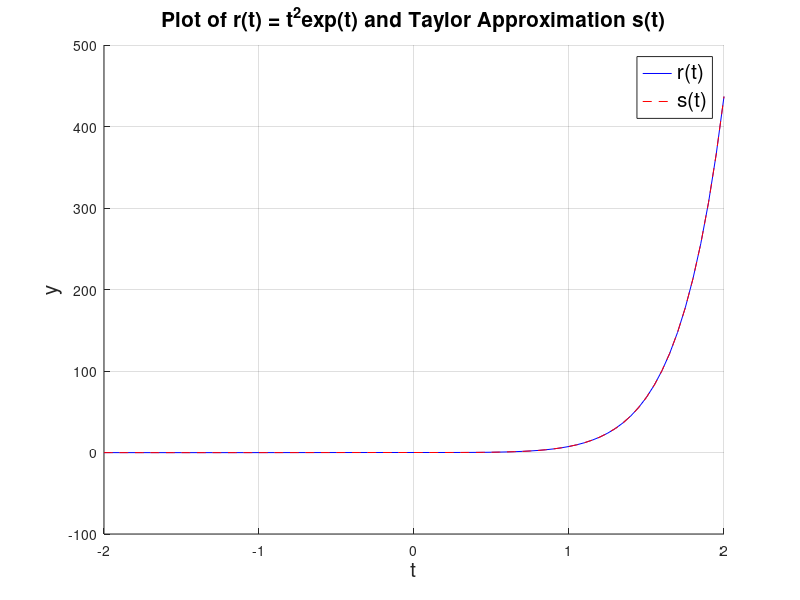
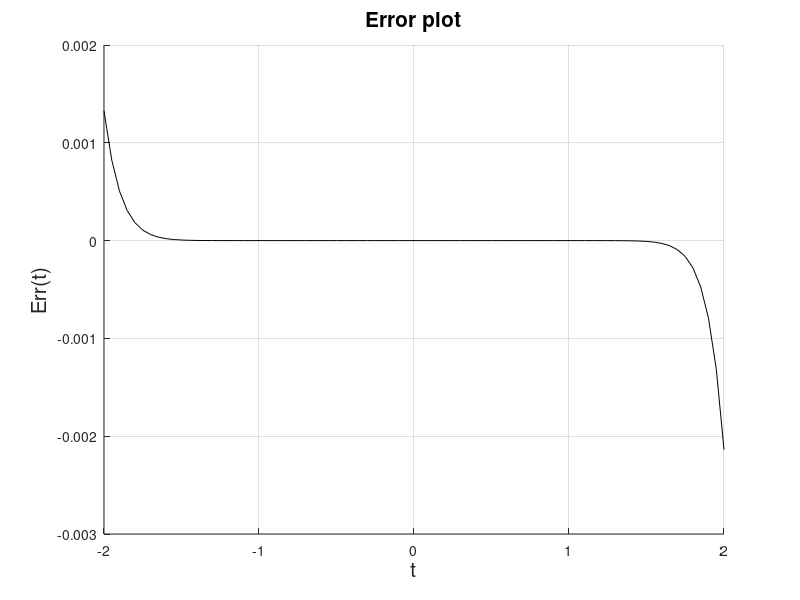

Write the MATLAB code that produced these figures, in order.
%MACM 316 - MatLab Warmup Problem A 
%Taylor Series 
%
%Please Refer to the the 'Matlab Warmup' assignment sheet found on Canvas.
%
%Purpose: The purpose of this problem is to compute a truncated
%       | Taylor Series of the function r(t)=t^3*exp(at). We
%       | will do this by reviewing/learning about inline
%       | functions, for loops, and vector syntax in MatLab.  
%       | We will also see a brief introduction to computing
%       | errors.


t = [-2:.05:2]; 
% r = @(t) t.^2.*exp(t); %old r
r = @(t) t.^3.*exp(2.*t);
s=0;

for k = 0:15
    disp(k)
%     s = s + 1/factorial(k)*(t).^(k+2);
    s = s + (t.^3).*(1/factorial(k) * (2).^(k) * (t).^(k));
end 

Err=s-r(t);

%Type your new plot title here
plot_title = 'Plot of r(t) = t^2exp(t) and Taylor Approximation s(t)';

%Plotting of results
figure(1)
clf
hold on 
plot(t,r(t),'b')
plot(t,s,'r--')
grid on 
xlabel('t','fontsize',15)
ylabel('y','fontsize',15)
title(plot_title,'fontsize',15)
legend({'r(t)','s(t)'},'fontsize',15)

figure(2)
clf
hold on 
plot(t,Err,'k')
grid on 
xlabel('t','fontsize',15)
ylabel('Err(t)','fontsize',15)
title('Error plot','fontsize',15)